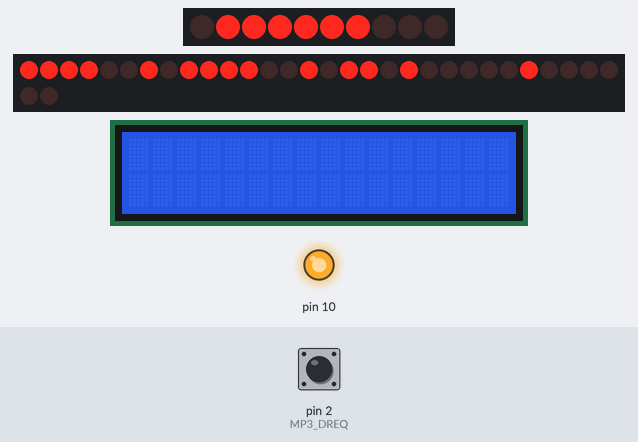
Recording of a sketch running on a simulated Arduino Uno, built with avr-gcc and run on an emulated ATmega328P. On the bench: 10 shift-register outputs drawn as a row of LEDs (first output left, lit = HIGH), 32 shift-register outputs drawn as a row of LEDs (first output left, lit = HIGH), 16×2 character LCD, output pins drawn as LEDs (lit = HIGH). Wiring (inferred from the signals the program sends): character LCD (HD44780): RS Q7; E Q4; data Q12, Q13, Q14, Q15; 2 × row of LEDs: on Q0, Q1, Q2, Q3, Q5, Q6, Q8, Q9, Q10, Q11 / on Q0, Q1, Q2, Q3, Q4, Q5, Q6, Q7, Q8, Q9, Q10, Q11, Q12, Q13, Q14, Q15, Q16, Q17, Q18, Q19, Q20, Q21, Q22, Q23, Q24, Q25, Q26, Q27, Q28, Q29, Q30, Q31. Wiring (inferred from the names in the program): 2 × shift register (74HC595): latch pin 7; 4 × shift register (74HC595): latch pin 6. The inputs (shaded band) are chosen by the test bench; at power-on: pin 2 (MP3_DREQ) HIGH. Random numbers use the default seed unless the sketch sets one; the character LCD is taken to start in 4-bit mode; pins used as bus, display or sensor lines are not drawn.

Above: at 1.25 s.
1.3 s: pin 2 (MP3_DREQ) driven LOW
2.8 s: pin 2 (MP3_DREQ) driven HIGH
At 4.29 s:
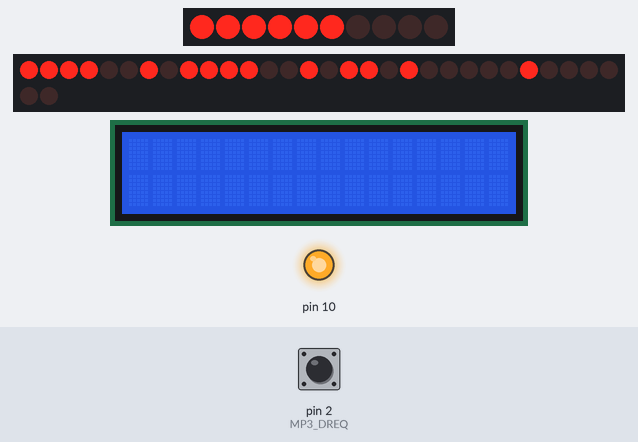
5.0 s: pin 2 (MP3_DREQ) pulsed LOW 2 times (0.12 s each, 0.3 s apart)
At 5.46 s:
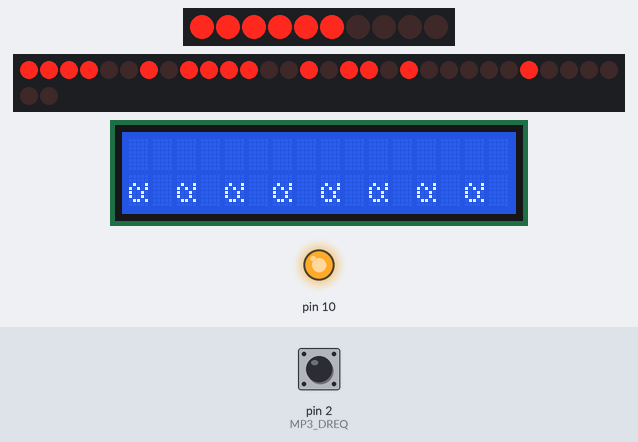
7.3 s: pin 2 (MP3_DREQ) driven LOW
At 7.9 s:
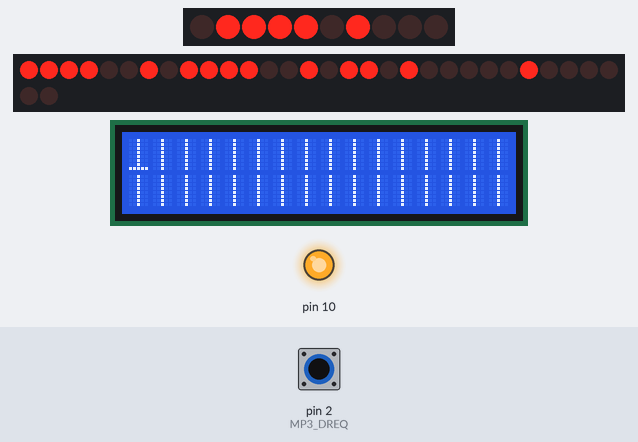
8.8 s: pin 2 (MP3_DREQ) driven HIGH
At 8.95 s:
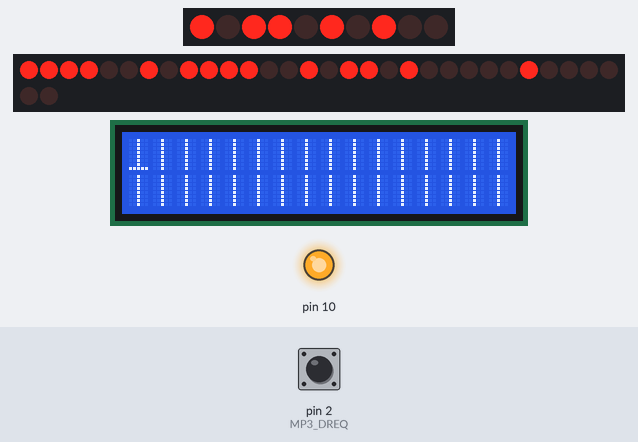
11.2 s: pin 2 (MP3_DREQ) driven LOW
At 12.2 s:
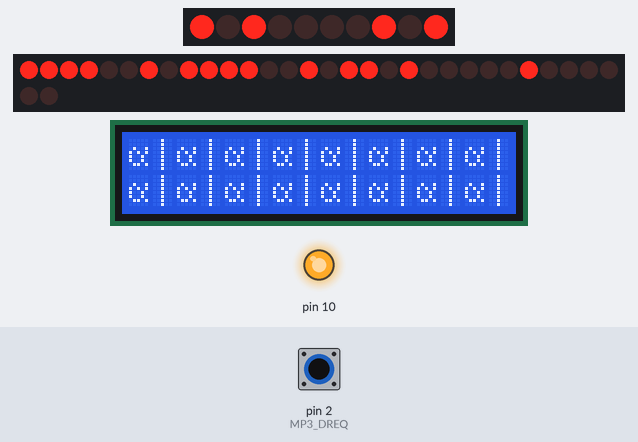
Timing chart, 0 to 13.7 s (numbered marks = the images above; inputs shaded):
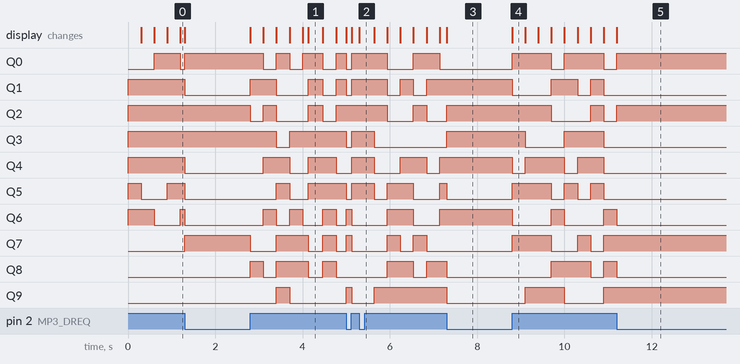

Measured:
- after the input at 1.3 s, every drawn part: stays the same
- after the input at 2.8 s, Q0: goes LOW 0.30 s, HIGH 0.30 s, LOW 0.30 s, HIGH 0.47 s, LOW 0.30 s, then HIGH, starting after 0.30 s; Q1: goes HIGH 0.60 s, LOW 0.73 s, HIGH 0.34 s, LOW 0.30 s, then HIGH, starting at once
- after the input at 8.8 s, Q0: alternates HIGH for 0.90 s and LOW for 0.30 s, starting at once; Q1: goes LOW 0.90 s, HIGH 0.60 s, LOW 0.30 s, HIGH 0.30 s, then LOW, starting at once

The sketch:

PCM_Rungler.ino
```cpp
// VS1053b PCM mode stereo 8bit 22050 Hz - Rungler pattern generator //

// Based Rob Hordijk Rungler pattern generator //

#include <SPI.h>

#define MP3_XCS 6
#define MP3_XDCS 7
#define MP3_DREQ 2
#define MP3_RST 8

//VS10xx SCI Registers
#define SCI_MODE 0x00
#define SCI_STATUS 0x01
#define SCI_BASS 0x02
#define SCI_CLOCKF 0x03
#define SCI_DECODE_TIME 0x04
#define SCI_AUDATA 0x05
#define SCI_WRAM 0x06
#define SCI_WRAMADDR 0x07
#define SCI_HDAT0 0x08
#define SCI_HDAT1 0x09
#define SCI_AIADDR 0x0A
#define SCI_VOL 0x0B
#define SCI_AICTRL0 0x0C
#define SCI_AICTRL1 0x0D
#define SCI_AICTRL2 0x0E
#define SCI_AICTRL3 0x0F

#define BPM     120
#define TICK    (15624L*60) / BPM / 4

  uint8_t l, r;

class Synth {
public:

  uint16_t feedback;
  uint16_t data;
  uint16_t shiftReg;
  uint8_t tune;

	uint8_t calculate();

};

uint8_t Synth::calculate() {

  feedback = shiftReg >> tune;
  feedback ^= data > 8000;
  shiftReg = shiftReg << 1;
  shiftReg |= feedback & 1;

  return shiftReg & 0xFF;

}

Synth rungler;

ISR(TIMER1_COMPA_vect) {

  rungler.data += 32768;
  rungler.tune = random(4, 15);

}

void setup() {

  noInterrupts();
  TCCR1A = 0;
  TCCR1B = 0;
  TCNT1 = 0;
  OCR1A = TICK;
  TCCR1B |= (1 << WGM12);
  TCCR1B |= (1 << CS12) | (1 << CS10);
  TIMSK1 |= (1 << OCIE1A);
  interrupts();

  pinMode(MP3_RST, OUTPUT);
  pinMode(MP3_DREQ, INPUT);
  pinMode(MP3_XCS, OUTPUT);
  pinMode(MP3_XDCS, OUTPUT);

  SPI.begin();

  SPI.setClockDivider(SPI_CLOCK_DIV16);  // SPI speed 1MHz (16MHz / 16 = 1MHz)
  SPI.transfer(0xFF);

  digitalWrite(MP3_RST, HIGH);
  digitalWrite(MP3_XCS, HIGH);
  digitalWrite(MP3_XDCS, HIGH);

  WriteRegister(SCI_CLOCKF, 0x6000);    // set multiplier to 3.0x
  WriteRegister(SCI_VOL, 0x4F4F);       // set volume

  SPI.setClockDivider(SPI_CLOCK_DIV4);  // set SPI speed 4MHz (16MHz / 4 = 4MHz)

  load_header();

}

void loop() {

  while (!digitalRead(MP3_DREQ)) {}

  l = rungler.calculate();
  r = 255-l;

  digitalWrite(MP3_XDCS, LOW);
  SPI.transfer(l);
  SPI.transfer(r);
  digitalWrite(MP3_XDCS, HIGH);

}

void WriteRegister(char address, int data) {

  while (!digitalRead(MP3_DREQ));
  digitalWrite(MP3_XCS, LOW);
  SPI.transfer(0x02);
  SPI.transfer(address);
  SPI.transfer((data >> 8) & 0xFF);
  SPI.transfer(data & 0xFF);
  while (!digitalRead(MP3_DREQ));
  digitalWrite(MP3_XCS, HIGH);

}

const uint8_t wav_header[44] = {

  0x52, 0x49, 0x46, 0x46,  // RIFF
  0xFF, 0xFF, 0xFF, 0xFF,  // size
  0x57, 0x41, 0x56, 0x45,  // WAVE
  0x66, 0x6d, 0x74, 0x20,  // fmt
  0x10, 0x00, 0x00, 0x00,  // subchunk1size
  0x01, 0x00,              // audio format - pcm
  0x02, 0x00,              // numof channels - stereo
  0x22, 0x56, 0x00, 0x00,  // samplerate - 22050
  0x44, 0xac, 0x00, 0x00,  // byterate = samplerate * channels * blocks
  0x02, 0x00,              // blockalign = channels * blocks
  0x08, 0x00,              // bits per sample - 8
  0x64, 0x61, 0x74, 0x61,  // subchunk3id -"data"
  0xFF, 0xFF, 0xFF, 0xFF   // subchunk3size (endless)

};

void load_header() {

  for (int i = 0; i < sizeof(wav_header); i++) {

    uint8_t p = wav_header[i];
    while (!digitalRead(MP3_DREQ)) {}
    digitalWrite(MP3_XDCS, LOW);
    SPI.transfer(p);
    digitalWrite(MP3_XDCS, HIGH);

  }

}
```
